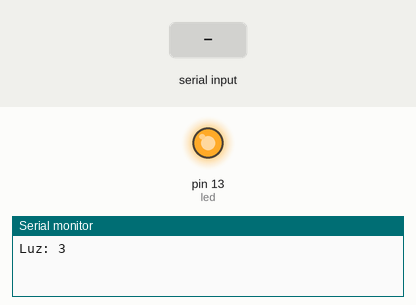
The sketch below on a simulated Arduino Uno, built with avr-gcc and run on an emulated ATmega328P. Parts: output pins drawn as LEDs (lit = HIGH), the last lines printed to the serial monitor. Dashed ring = blinking. The inputs (shaded band) are chosen by the test bench.

Above: at 0.1 s.
At 4.2 s:
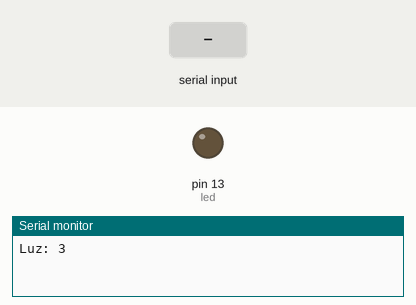
4.3 s: "90,45\n" received over Serial
At 4.7 s:
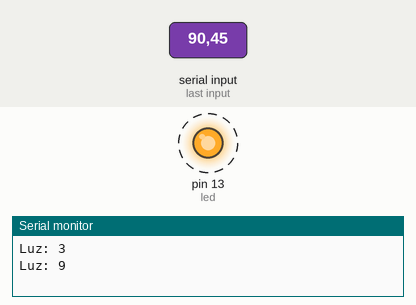
Timing chart, 0 to 13.3 s (numbered marks = the images above; inputs shaded):
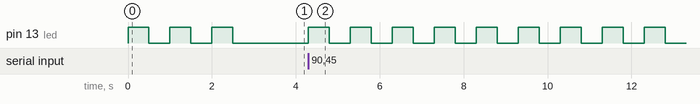

Measured:
- after the input at 4.3 s, pin 13 (led): alternates HIGH for 0.50 s and LOW for 0.50 s, starting at once

The sketch:

sketch_sep26a.ino
```cpp
const int led=13;
// 12 is the maximum length of a decimal representation of a 32-bit integer,
// including space for a leading minus sign and terminating null byte
char intBuffer[12];
String intData = "";
int delimiter = (int) '\n';

void setup() {
  pinMode(led, OUTPUT);
  Serial.begin(9600);
  luz(3);
}

void loop() {
  //if(Serial.available()) {
  //  int number=Serial.read();
  //  Serial.print("I received: ");
  //  Serial.println(number, DEC);
  //  luz(number);
  //}
  while (Serial.available()) {
      int ch = Serial.read();
      if (ch == -1) {
          // Handle error
      }
      else if (ch == delimiter) {
          break;
      }
      else {
          intData += (char) ch;
      }

      // Copy read data into a char array for use by atoi
      // Include room for the null terminator
      int intLength = intData.length() + 1;
      intData.toCharArray(intBuffer, intLength);

      // Reinitialize intData for use next time around the loop
      intData = "";

      // Convert ASCII-encoded integer to an int
      int i = atoi(intBuffer);
      luz(i);
  }

}

void luz(int n) {
  Serial.print("Luz: ");
  Serial.println(n, DEC);
  for(int i=0; i<n; i++) {
    digitalWrite(led, HIGH);
    delay(500);
    digitalWrite(led, LOW);
    delay(500);
  }
}
```
